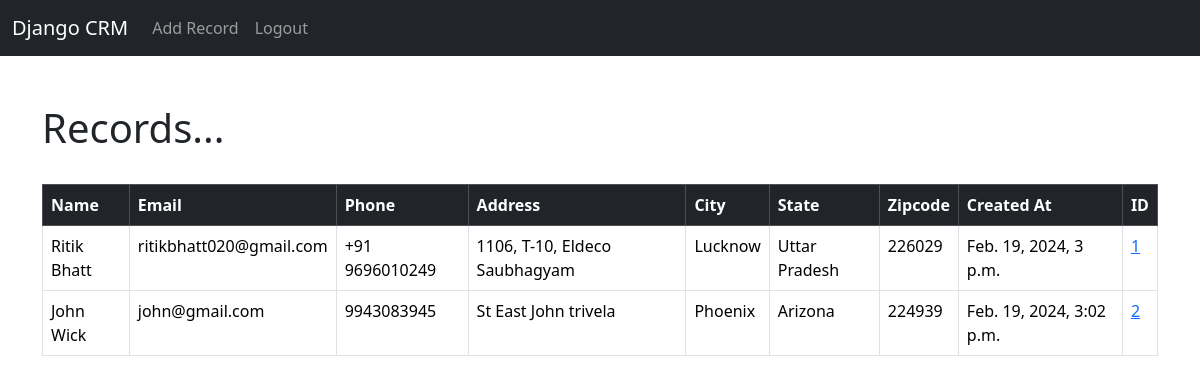
Page / (signed in) on the earlier database version.
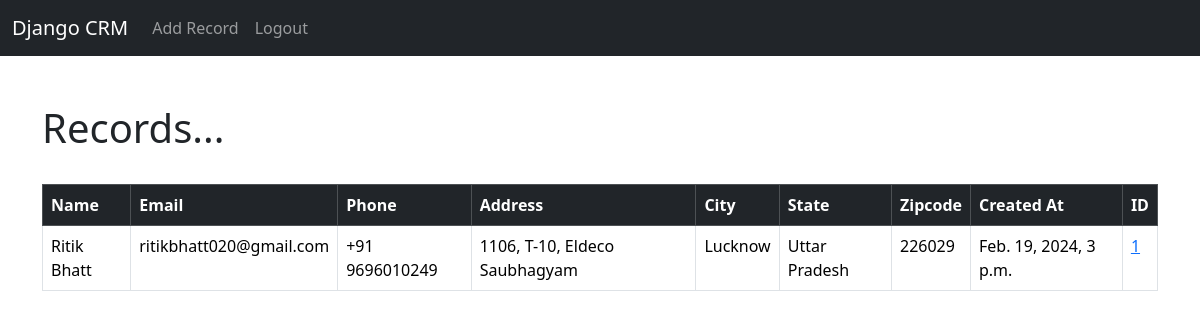
Same page on the later database version.
### website/models.py (models this page shows, shortened)
class Record(models.Model):
    created_at = models.DateTimeField(auto_now_add=True)
    first_name = models.CharField(max_length=50)
    last_name = models.CharField(max_length=50)
    email = models.CharField(max_length=100)
    phone = models.CharField(max_length=15)
    address = models.CharField(max_length=100)
    city = models.CharField(max_length=50)
    state = models.CharField(max_length=50)
    zipcode = models.CharField(max_length=20)

### website/views.py (the view)
# urls.py: 2. Add a URL to urlpatterns:  path('', views.home, name='home')
def home(request):
    records = Record.objects.all()
    if request.method == 'POST':
        username = request.POST['username']
        password = request.POST['password']
        user = authenticate(request, username=username, password=password)
        if user is not None:
            login(request, user)
            messages.success(request, "You have been Logged In!")
            return redirect('home')
        else:
            messages.success(request, "There was an Error Loggin in, please try again...")
            return redirect('home')
    else:
        return render(request, 'home.html', {'records': records})

### website/templates/home.html (shortened to what this page needs)
{% extends "base.html" %}
{% block content %}
{% if user.is_authenticated %}
<h1>Records...</h1>
<table class="table table-hover table-bordered">
    <thead class="table-dark">
      <tr>
        <th scope="col">Name</th>
        <th scope="col">Email</th>
        <th scope="col">Phone</th>
        <th scope="col">Address</th>
        <th scope="col">City</th>
        <th scope="col">State</th>
        <th scope="col">Zipcode</th>
        <th scope="col">Created At</th>
        <th scope="col">ID</th>
      </tr>
    </thead>
    <tbody>
        {% if records %}
        {% for record in records %}
          <tr>
            <td>{{ record.first_name }} {{ record.last_name }} </td>
            <td>{{ record.email }} </td>
            <td>{{ record.phone }} </td>
            <td>{{ record.address }} </td>
            <td>{{ record.city }} </td>
            <td>{{ record.state }} </td>
            <td>{{ record.zipcode }} </td>
            <td>{{ record.created_at }} </td>
            <td><a href="{% url "record" record.id %}"> {{ record.id }} </a></td>
          </tr>
        {% endfor %}
    {% endif %}
    </tbody>
</table>
{% endif %}
{% endblock  %}

Differences in the rows shown:
removed Record: first_name "John", last_name "Wick", email "john@gmail.com", phone "9943083945", address "St East John trivela", city "Phoenix", state "Arizona", zipcode "224939", created_at "Feb. 19, 2024, 3:02 p.m.", id "2"
